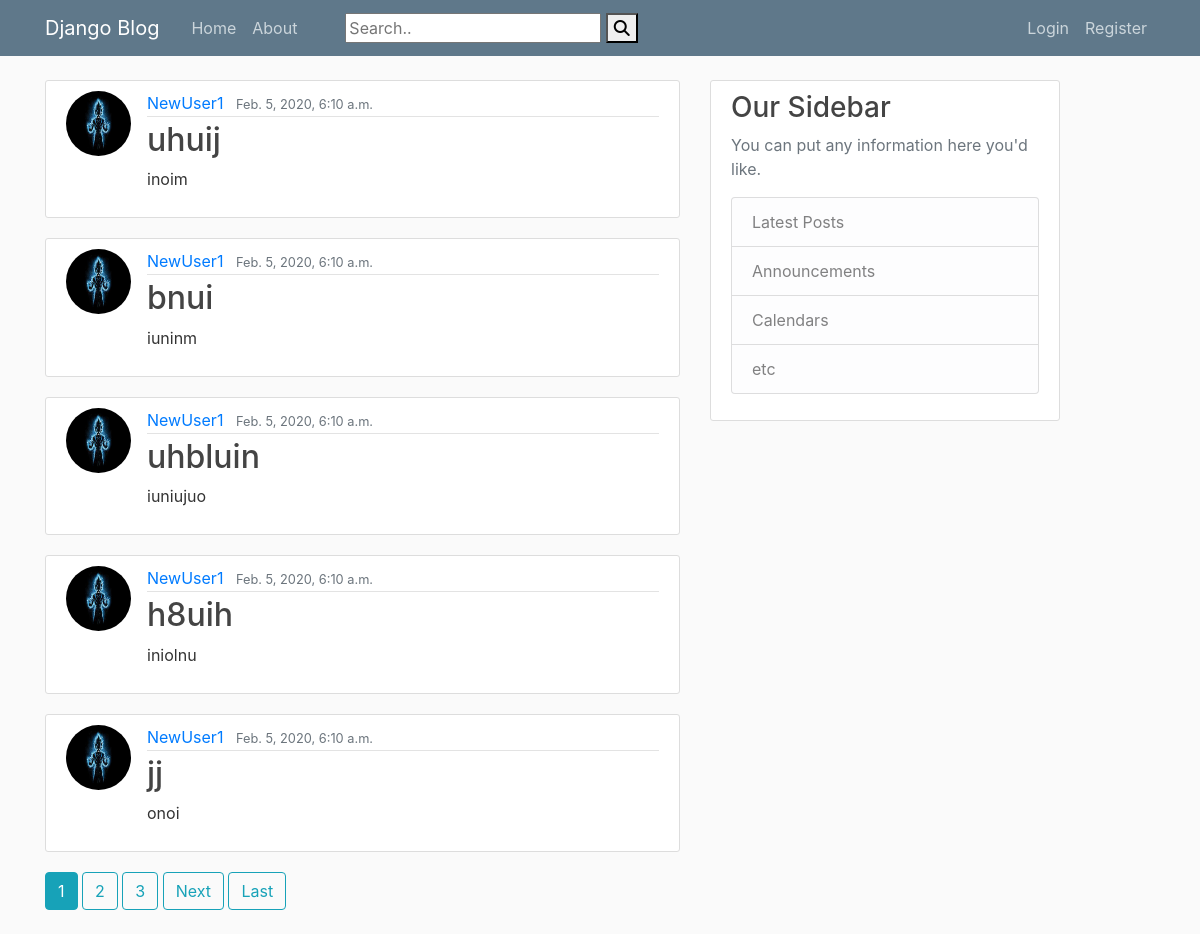
Screenshot of /blog/ with the database file from the repository.
### blog/models.py (models this page shows, shortened)
class Post(models.Model):
    title = models.CharField(max_length=100)
    content = models.TextField()
    date_posted = models.DateTimeField(default=timezone.now)
    author = models.ForeignKey(User, on_delete=models.CASCADE)

### blogusers/models.py (models this page shows, shortened)
class Profile(models.Model):
    user = models.OneToOneField(User, on_delete=models.CASCADE)
    image = models.ImageField(default='default.jpg', upload_to='profile_pics')

### blog/views.py (the view)
# urls.py: path('', PostListView.as_view(), name="blog-home"),
class PostListView(ListView):
    model = Post
    template_name = 'genericBlog/home.html'
    context_object_name = 'posts'
    ordering = ['-date_posted']
    paginate_by = 5

### blog/templates/genericBlog/home.html (shortened to what this page needs)
{% extends "genericBlog/base.html" %}
{% block content %}
    {% if posts %}
        {% for post in posts %}
            <article class="media content-section">
                <img class="rounded-circle article-img" src="{{ post.author.profile.image.url }}">
              <div class="media-body">
                <div class="article-metadata">
                  <a class="mr-2" href="{% url 'blog-user' post.author.username %}">{{ post.author }}</a>
                  <small class="text-muted">{{ post.date_posted }}</small>
                </div>
                <h2><a class="article-title" href="{% url 'blog-detail' post.pk %}">{{ post.title }}</a></h2>
                <p class="article-content">{{ post.content }}</p>
              </div>
            </article>
        {% endfor %}
    {% else %}
              <div class="media-body" style="font-variant-caps:petite-caps">
                  <h5>Blog's Not Available....</h5>
              </div>
    {% endif %}
    {% if is_paginated %}
        {% for num in page_obj.paginator.page_range %}
            {% if page_obj.number == num %}
                <a class="btn btn-info mb-4" href="?page={{ num }}&search={{ search_name }}">{{ num }}</a>
            {% elif num > page_obj.number|add:'-3' and num < page_obj.number|add:'3' %}
                <a class="btn btn-outline-info mb-4" href="?page={{ num }}&search={{ search_name }}">{{ num }}</a>
            {% endif %}
        {% endfor %}
        {% if page_obj.has_next %}
            <a class="btn btn-outline-info mb-4" href="?page={{ page_obj.next_page_number }}&search={{ search_name }}">Next</a>
            <a class="btn btn-outline-info mb-4" href="?page={{ page_obj.paginator.num_pages }}&search={{ search_name }}">Last</a>
        {% endif %}
    {% endif %}
{% endblock content %}

### blog/templates/genericBlog/base.html (shortened to what this page needs)
{% load static %}
<!DOCTYPE html>
<html>
<head>
    <link rel="stylesheet" href="https://maxcdn.bootstrapcdn.com/bootstrap/4.0.0/css/bootstrap.min.css">
    <link rel="stylesheet" type="text/css" href="{% static 'blog/main.css' %}">
</head>
<body>
    <header class="site-header">
      <nav class="navbar navbar-expand-md navbar-dark bg-steel fixed-top">
        <div class="container">
          <a class="navbar-brand mr-4" href="{% url 'blog-home' %}">Django Blog</a>
          <div class="collapse navbar-collapse" id="navbarToggle">
            <div class="navbar-nav mr-auto">
              <a class="nav-item nav-link" href="{% url 'blog-home' %}">Home</a>
              <a class="nav-item nav-link" href="{% url 'blog-about' %}">About</a>
              <div class="search-container">
                <form action="{% url 'blog-search' %}" method="GET" value="{{request.GET.q}}">
                  <input type="text" placeholder="Search.." name="search" value="{{request.GET.q}}">
                  <button type="submit"><i class="fa fa-search"></i></button>
                </form>
              </div>
            </div>
            <div class="navbar-nav">
                {% if user.is_authenticated %}
                    <a class="nav-item nav-link" href="{% url 'profile' %}">Profile</a>
                    <a class="nav-item nav-link" href="{% url 'logout' %}">Logout</a>
                {% else %}
                    <a class="nav-item nav-link" href="{% url 'login' %}">Login</a>
                    <a class="nav-item nav-link" href="{% url 'register' %}">Register</a>
                {% endif %}
            </div>
          </div>
        </div>
      </nav>
    </header>
    <main role="main" class="container">
      <div class="row">
        <div class="col-md-7">
          {% block content %}{% endblock %}
        </div>
        <div class="col-md-4">
          <div class="content-section">
            <h3>Our Sidebar</h3>
            <p class='text-muted'>You can put any information here you'd like.
              <ul class="list-group">
                <li class="list-group-item list-group-item-light">Latest Posts</li>
                <li class="list-group-item list-group-item-light">Announcements</li>
                <li class="list-group-item list-group-item-light">Calendars</li>
                <li class="list-group-item list-group-item-light">etc</li>
              </ul>
            </p>
          </div>
        </div>
      </div>
    </main>
</body>
</html>

### blog/static/blog/main.css (style rules this page uses)
body { background: #fafafa; color: #333333; margin-top: 5rem; }
h1, h2, h3, h4, h5, h6 { color: #444444; }
ul { margin: 0; }
.bg-steel { background-color: #5f788a; }
.site-header .navbar-nav .nav-link { color: #cbd5db; }
.content-section { background: #ffffff; padding: 10px 20px; border: 1px solid #dddddd; border-radius: 3px; margin-bottom: 20px; }
.article-title { color: #444444; }
.article-content { white-space: pre-line; text-align: justify; }
.article-img { height: 65px; width: 65px; margin-right: 16px; }
.article-metadata { padding-bottom: 1px; margin-bottom: 4px; border-bottom: 1px solid #e3e3e3 }
.search-container { margin: 5px 0px 0px 40px; }

### rows the page displays
Post: author.profile.image (picture), author "NewUser1", date_posted "Feb. 5, 2020, 6:10 a.m.", title "uhuij", content "inoim"
Post: author.profile.image (picture), author "NewUser1", date_posted "Feb. 5, 2020, 6:10 a.m.", title "bnui", content "iuninm"
Post: author.profile.image (picture), author "NewUser1", date_posted "Feb. 5, 2020, 6:10 a.m.", title "uhbluin", content "iuniujuo"
Post: author.profile.image (picture), author "NewUser1", date_posted "Feb. 5, 2020, 6:10 a.m.", title "h8uih", content "iniolnu"
Post: author.profile.image (picture), author "NewUser1", date_posted "Feb. 5, 2020, 6:10 a.m.", title "jj", content "onoi"

### other values shown
{{ num }} "1"
{{ num }} "2" "3"
